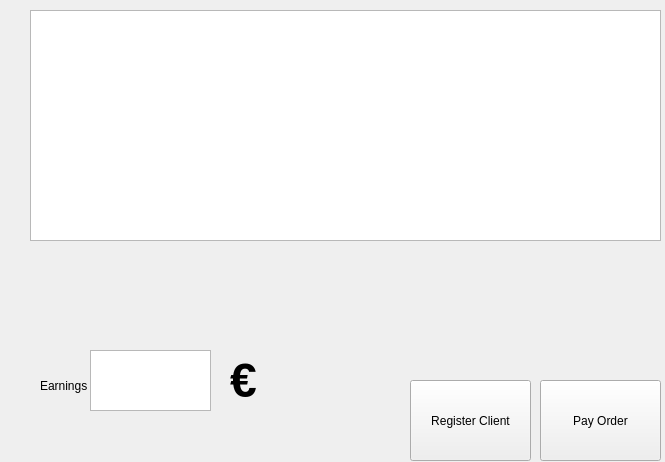
<?xml version="1.0" encoding="UTF-8"?>
<ui version="4.0">
 <class>lista</class>
 <widget class="QWidget" name="lista">
  <property name="geometry">
   <rect>
    <x>0</x>
    <y>0</y>
    <width>665</width>
    <height>462</height>
   </rect>
  </property>
  <property name="windowTitle">
   <string>Orders List</string>
  </property>
  <widget class="QTableView" name="tabcom">
   <property name="geometry">
    <rect>
     <x>30</x>
     <y>10</y>
     <width>631</width>
     <height>231</height>
    </rect>
   </property>
   <property name="styleSheet">
    <string notr="true"/>
   </property>
  </widget>
  <widget class="QPushButton" name="pushButton">
   <property name="geometry">
    <rect>
     <x>540</x>
     <y>380</y>
     <width>121</width>
     <height>81</height>
    </rect>
   </property>
   <property name="text">
    <string>Pay Order</string>
   </property>
  </widget>
  <widget class="QLabel" name="label">
   <property name="geometry">
    <rect>
     <x>40</x>
     <y>370</y>
     <width>51</width>
     <height>31</height>
    </rect>
   </property>
   <property name="text">
    <string>Earnings</string>
   </property>
  </widget>
  <widget class="QTableView" name="tableView">
   <property name="geometry">
    <rect>
     <x>90</x>
     <y>350</y>
     <width>121</width>
     <height>61</height>
    </rect>
   </property>
  </widget>
  <widget class="QLabel" name="label_2">
   <property name="geometry">
    <rect>
     <x>230</x>
     <y>360</y>
     <width>81</width>
     <height>41</height>
    </rect>
   </property>
   <property name="font">
    <font>
     <pointsize>36</pointsize>
     <weight>75</weight>
     <bold>true</bold>
    </font>
   </property>
   <property name="text">
    <string>€</string>
   </property>
  </widget>
  <widget class="QPushButton" name="pushButton_2">
   <property name="geometry">
    <rect>
     <x>410</x>
     <y>380</y>
     <width>121</width>
     <height>81</height>
    </rect>
   </property>
   <property name="text">
    <string>Register Client</string>
   </property>
  </widget>
 </widget>
 <resources/>
 <connections/>
</ui>
